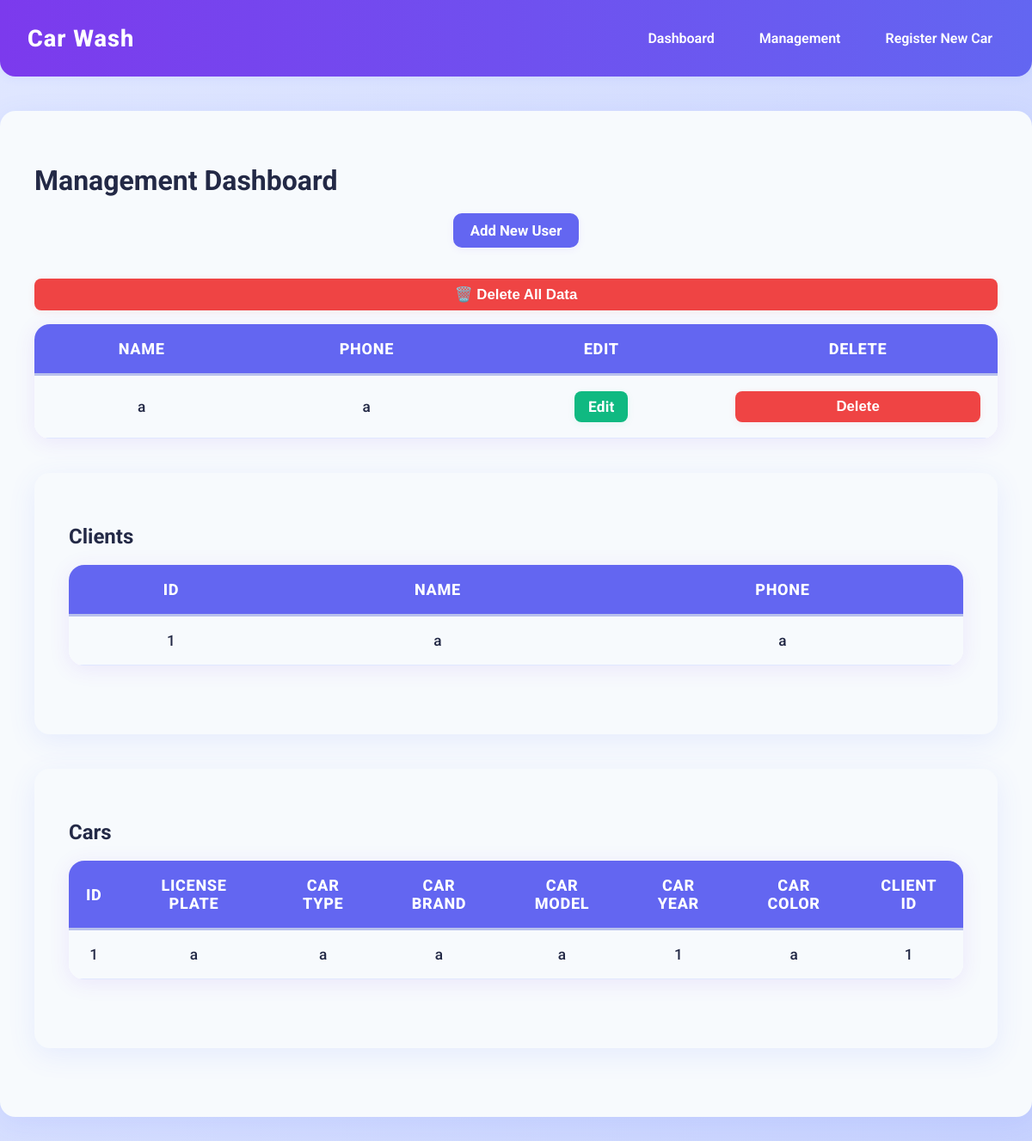
Page /management on the earlier database version.
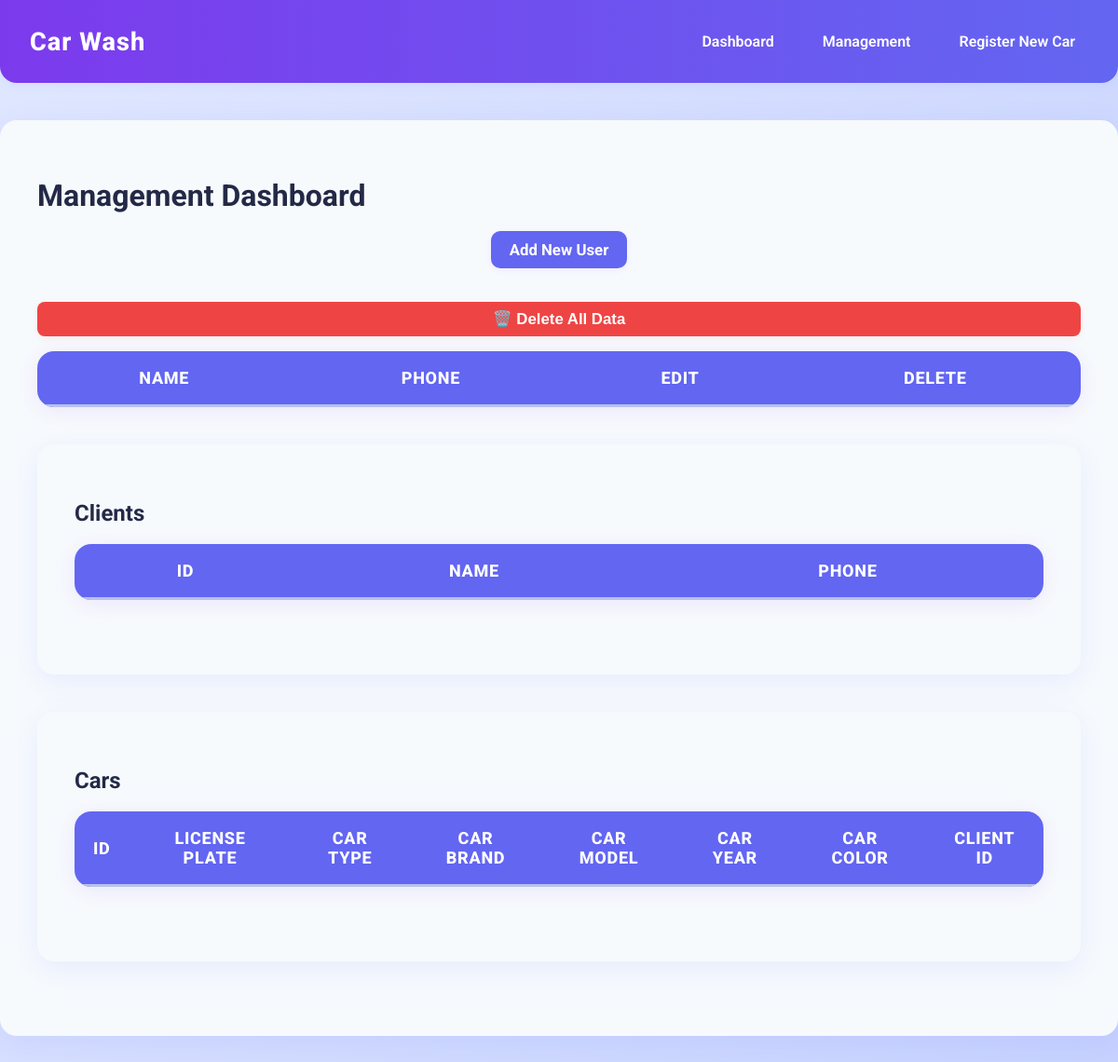
Same page on the later database version.
### tables this page shows
CREATE TABLE "clients" (
	"id"	INTEGER,
	"client_name"	TEXT NOT NULL,
	"client_phone"	TEXT NOT NULL UNIQUE,
	PRIMARY KEY("id" AUTOINCREMENT)
);

CREATE TABLE "cars" (
	"id"	INTEGER,
	"license_plate"	TEXT NOT NULL UNIQUE,
	"car_type"	TEXT,
	"car_brand"	TEXT,
	"car_model"	TEXT,
	"car_year"	INTEGER,
	"car_color"	TEXT,
	"client_id"	INTEGER,
	PRIMARY KEY("id" AUTOINCREMENT),
	FOREIGN KEY("client_id") REFERENCES "clients"("id")
);

### app.py (the view)
@app.route('/management')
def management():
    conn = get_db_connection()
    clients = conn.execute('SELECT * FROM clients ORDER BY id DESC').fetchall()
    cars = conn.execute('SELECT * FROM cars ORDER BY id DESC').fetchall()
    conn.close()
    return render_template('management.html', clients=clients, cars=cars)

### app.py (called while the page is built)
def get_db_connection():
    conn = sqlite3.connect(DB)
    conn.row_factory = sqlite3.Row
    return conn

### templates/management.html (shortened to what this page needs)
<!DOCTYPE html>
<html lang="en">
<head>
    <link rel="stylesheet" href="{{ url_for('static', filename='styles.css') }}" />
</head>
<body>
    <nav class="navbar">
        <div class="nav-brand">Car Wash</div>
        <ul class="nav-links" id="nav-links">
            <li><a href="/dashboard">Dashboard</a></li>
            <li><a href="/management">Management</a></li>
            <li><a href="/">Register New Car</a></li>
        </ul>
    </nav>
    <div class="container">
        <h1>Management Dashboard</h1>
        <p class="link">
            <a href="{{ url_for('add_client') }}" class="button">Add New User</a>
        </p>
        <div class="center-link">
            <form method="POST" action="{{ url_for('clear_all_data') }}"
                onsubmit="return confirm('Are you sure you want to delete ALL clients, cars, and sessions?');">
                <button type="submit" class="delete-btn">🗑️ Delete All Data</button>
            </form>
        </div>
        <table>
            <thead>
                <tr>
                    <th>Name</th>
                    <th>Phone</th>
                    <th>Edit</th>
                    <th>Delete</th>
                </tr>
            </thead>
            <tbody>
                {% for client in clients %}
                <tr>
                    <td>{{ client['client_name'] }}</td>
                    <td>{{ client['client_phone'] }}</td>
                    <td><a href="{{ url_for('edit_client', id=client['id']) }}">Edit</a></td>
                    <td>
                        <form method="POST" action="{{ url_for('delete_client', id=client['id']) }}"
                            onsubmit="return confirm('Are you sure you want to delete this user?');">
                            <button type="submit" class="delete-btn">Delete</button>
                        </form>
                    </td>
                </tr>
                {% endfor %}
            </tbody>
        </table>
        <div class="container">
            <h2>Clients</h2>
            <table>
                <thead>
                    <tr>
                        <th>ID</th>
                        <th>Name</th>
                        <th>Phone</th>
                    </tr>
                </thead>
                <tbody>
                    {% for client in clients %}
                    <tr>
                        <td>{{ client['id'] }}</td>
                        <td>{{ client['client_name'] }}</td>
                        <td>{{ client['client_phone'] }}</td>
                    </tr>
                    {% endfor %}
                </tbody>
            </table>
        </div>
        <div class="container">
            <h2>Cars</h2>
            <table>
                <thead>
                    <tr>
                        <th>ID</th>
                        <th>License Plate</th>
                        <th>Car Type</th>
                        <th>Car Brand</th>
                        <th>Car Model</th>
                        <th>Car Year</th>
                        <th>Car Color</th>
                        <th>Client ID</th>
                    </tr>
                </thead>
                <tbody>
                    {% for car in cars %}
                    <tr>
                        <td>{{ car['id'] }}</td>
                        <td>{{ car['license_plate'] }}</td>
                        <td>{{ car['car_type'] }}</td>
                        <td>{{ car['car_brand'] }}</td>
                        <td>{{ car['car_model'] }}</td>
                        <td>{{ car['car_year'] }}</td>
                        <td>{{ car['car_color'] }}</td>
                        <td>{{ car['client_id'] }}</td>
                    </tr>
                    {% endfor %}
                </tbody>
            </table>
        </div>
    </div>
</body>
</html>

Differences in the rows shown:
removed clients: client_name "a", client_phone "a", id "1"
removed cars: id "1", license_plate "a", car_type "a", car_brand "a", car_model "a", car_year "1", car_color "a", client_id "1"
